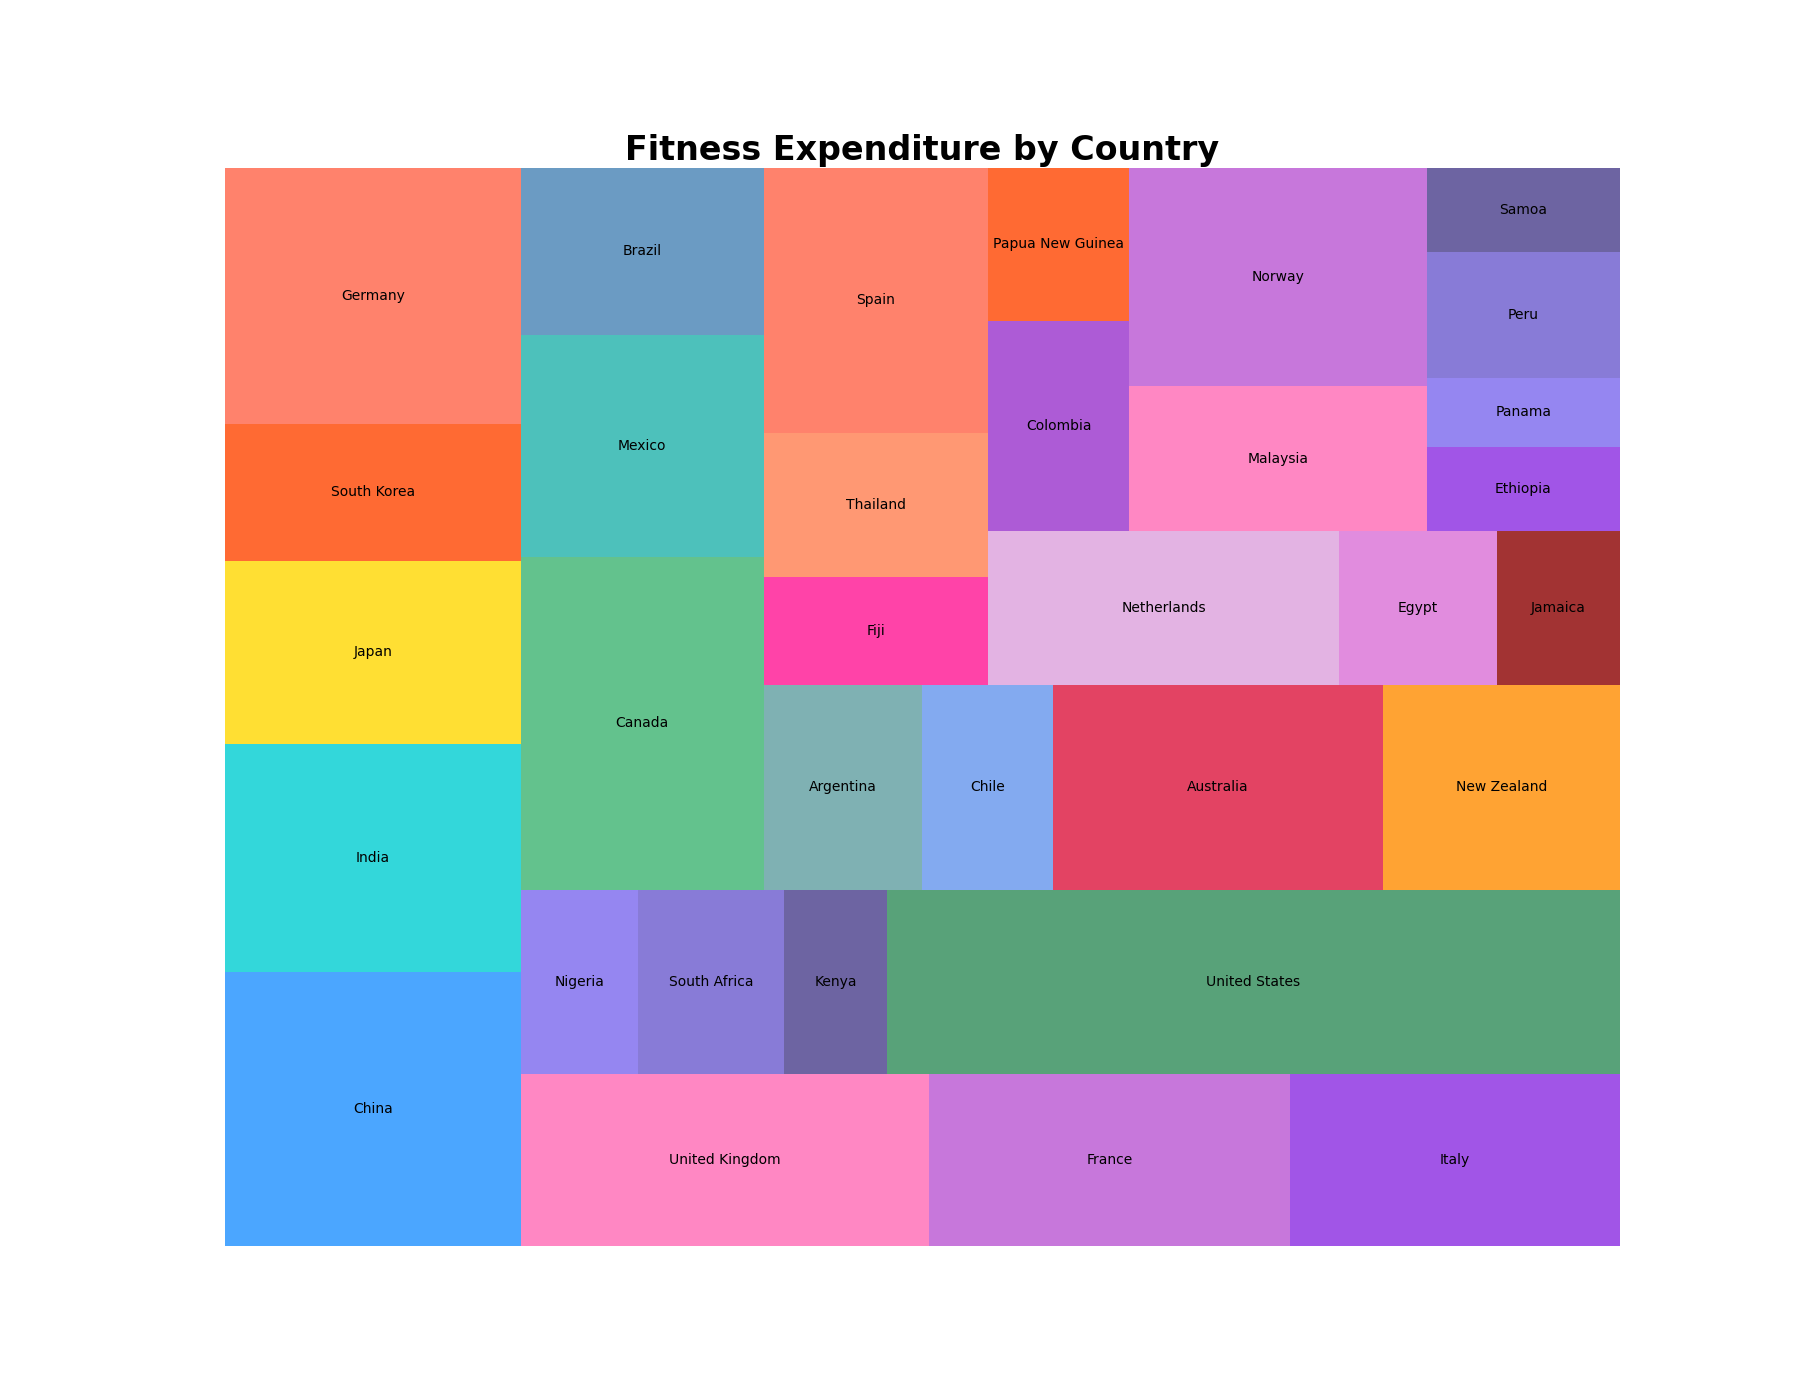

Write the Python code that produced this figure.

import matplotlib.pyplot as plt
import pandas as pd
import squarify

data = {
    'Continent': ['Asia', 'Asia', 'Asia', 'Asia', 'Europe', 'Europe', 'Europe', 'Europe',
                  'Africa', 'Africa', 'Africa', 'North America', 'North America', 'North America',
                  'South America', 'South America', 'South America', 'Oceania', 'Oceania', 'Oceania',
                  'Asia', 'Europe', 'Europe', 'Africa', 'North America', 'South America', 'Oceania',
                  'Asia', 'Europe', 'Africa', 'North America', 'South America', 'Oceania'],
    'Country': ['China', 'India', 'Japan', 'South Korea', 'Germany', 'United Kingdom', 'France', 'Italy',
                'Nigeria', 'South Africa', 'Kenya', 'United States', 'Canada', 'Mexico',
                'Brazil', 'Argentina', 'Chile', 'Australia', 'New Zealand', 'Fiji',
                'Thailand', 'Spain', 'Netherlands', 'Egypt', 'Jamaica', 'Colombia', 'Papua New Guinea',
                'Malaysia', 'Norway', 'Ethiopia', 'Panama', 'Peru', 'Samoa'],
    'Fitness_Expenditure': [30000, 25000, 20000, 15000, 28000, 26000, 23000, 21000,
                            8000, 10000, 7000, 50000, 30000, 20000,
                            15000, 12000, 10000, 25000, 18000, 9000,
                            12000, 22000, 20000, 9000, 7000, 11000, 8000,
                            16000, 24000, 6000, 5000, 9000, 6000]
}

df = pd.DataFrame(data)

plt.figure(figsize=(18, 14))
colors = ['#1E90FF', '#00CED1', '#FFD700', '#FF4500', '#FF6347', '#FF69B4', 
          '#BA55D3', '#8A2BE2', '#7B68EE', '#6A5ACD', '#483D8B', '#2E8B57', 
          '#3CB371', '#20B2AA', '#4682B4', '#5F9EA0', '#6495ED', '#DC143C', 
          '#FF8C00', '#FF1493', '#FF7F50', '#FF6347', '#DDA0DD', '#DA70D6', 
          '#8B0000', '#9932CC', '#FF4500', '#FF69B4', '#BA55D3', '#8A2BE2', 
          '#7B68EE', '#6A5ACD', '#483D8B']
squarify.plot(sizes=df['Fitness_Expenditure'], label=df['Country'], color=colors, alpha=0.8)
plt.title('Fitness Expenditure by Country', fontsize=24, fontweight='bold')
plt.axis('off')

plt.show()
